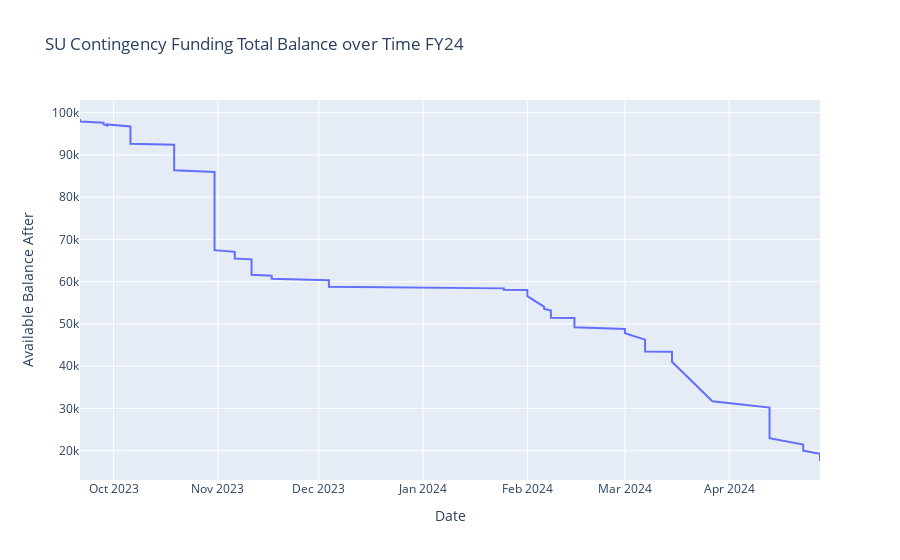

Notebook code for this chart:
### Code cell
balance_fig = px.line(Contingency_2324, x="Date", y="Available Balance After", title='SU Contingency Funding Total Balance over Time FY24')
balance_fig.show()
